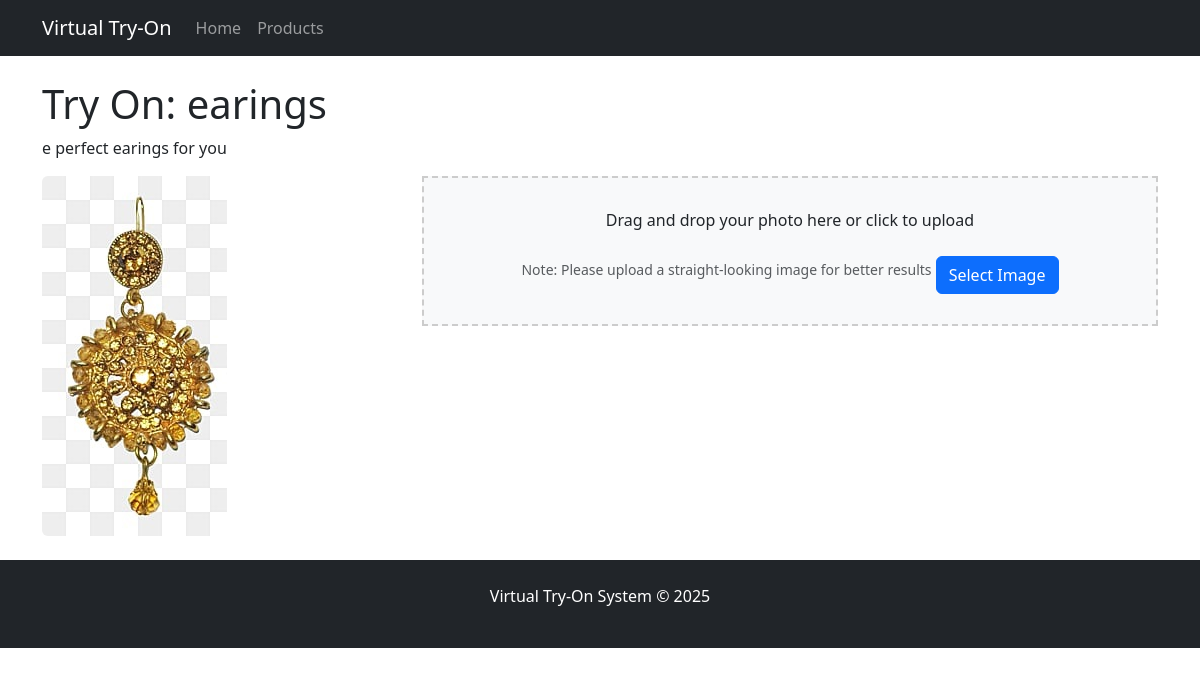
Page /try-on/3/ on the committed database.
### virtual_tryon/models.py (models this page shows, shortened)
class OrnamentProduct(models.Model):
    ORNAMENT_TYPES = (
        ('glasses', 'Glasses'),
        ('necklace', 'Necklace'),
        ('earrings', 'Earrings'),
    )
    name = models.CharField(max_length=100)
    description = models.TextField(blank=True)
    price = models.DecimalField(max_digits=10, decimal_places=2, default=0.00)
    ornament_type = models.CharField(max_length=20, choices=ORNAMENT_TYPES)
    image = models.ImageField(upload_to='ornaments/')
    created_at = models.DateTimeField(auto_now_add=True)

### virtual_tryon/views.py (the view)
# urls.py: path('try-on/<int:product_id>/', views.try_on_page, name='try_on'),
def try_on_page(request, product_id):
    product = get_object_or_404(OrnamentProduct, id=product_id)
    context = {
        'product': product
    }
    return render(request, 'try_on.html', context)

### virtual_tryon/templates/try_on.html (shortened to what this page needs)
{% extends 'base.html' %}
{% block content %}
<div class="row">
    <div class="col-md-12">
        <h1>Try On: {{ product.name }}</h1>
        <p>{{ product.description }}</p>
        <div class="row">
            <div class="col-md-4">
                <img src="{{ product.image.url }}" class="img-fluid rounded" alt="{{ product.name }}">
            </div>
            <div class="col-md-8">
                <div class="upload-area" id="uploadArea">
                    <p>Drag and drop your photo here or click to upload</p>
                    <small class="text-muted text-danger">Note: Please upload a straight-looking image for better results</small>
                    <button type="button" class="btn btn-primary mt-2" id="uploadButton">Select Image</button>
                </div>
            </div>
        </div>
    </div>
</div>
{% endblock %}

### virtual_tryon/templates/try_on.html (style rules this page uses)
.upload-area { border: 2px dashed #ccc; padding: 30px; text-align: center; cursor: pointer; margin-bottom: 20px; background-color: #f8f9fa; }

### rows in the picture
OrnamentProduct: name "earings", description "e perfect earings for you", image (picture)
